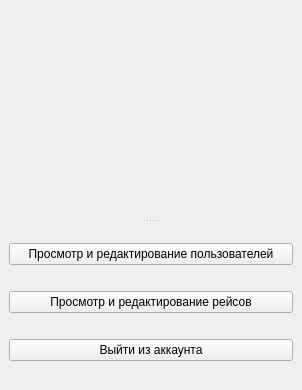
<?xml version="1.0" encoding="UTF-8"?>
<ui version="4.0">
 <class>AdminProfile</class>
 <widget class="QMainWindow" name="AdminProfile">
  <property name="geometry">
   <rect>
    <x>0</x>
    <y>0</y>
    <width>302</width>
    <height>390</height>
   </rect>
  </property>
  <property name="windowTitle">
   <string>AdminProfile</string>
  </property>
  <widget class="QWidget" name="centralwidget">
   <property name="sizePolicy">
    <sizepolicy hsizetype="Minimum" vsizetype="Fixed">
     <horstretch>0</horstretch>
     <verstretch>0</verstretch>
    </sizepolicy>
   </property>
   <layout class="QGridLayout" name="gridLayout">
    <item row="0" column="0">
     <widget class="QSplitter" name="splitter">
      <property name="orientation">
       <enum>Qt::Orientation::Vertical</enum>
      </property>
      <widget class="QLabel" name="label_image_2">
       <property name="sizePolicy">
        <sizepolicy hsizetype="Expanding" vsizetype="Expanding">
         <horstretch>0</horstretch>
         <verstretch>0</verstretch>
        </sizepolicy>
       </property>
       <property name="minimumSize">
        <size>
         <width>0</width>
         <height>104</height>
        </size>
       </property>
       <property name="font">
        <font>
         <family>Times New Roman</family>
         <pointsize>28</pointsize>
         <italic>true</italic>
         <bold>true</bold>
        </font>
       </property>
       <property name="contextMenuPolicy">
        <enum>Qt::ContextMenuPolicy::NoContextMenu</enum>
       </property>
       <property name="accessibleDescription">
        <string notr="true"/>
       </property>
       <property name="layoutDirection">
        <enum>Qt::LayoutDirection::LeftToRight</enum>
       </property>
       <property name="styleSheet">
        <string notr="true">image: url(:/icon/data/image/default_user.png);</string>
       </property>
       <property name="text">
        <string/>
       </property>
       <property name="alignment">
        <set>Qt::AlignmentFlag::AlignCenter</set>
       </property>
      </widget>
      <widget class="QWidget" name="layoutWidget">
       <layout class="QVBoxLayout" name="verticalLayout">
        <item>
         <widget class="QPushButton" name="but_users">
          <property name="sizePolicy">
           <sizepolicy hsizetype="Minimum" vsizetype="Fixed">
            <horstretch>0</horstretch>
            <verstretch>0</verstretch>
           </sizepolicy>
          </property>
          <property name="font">
           <font>
            <pointsize>9</pointsize>
           </font>
          </property>
          <property name="text">
           <string>Просмотр и редактирование пользователей</string>
          </property>
         </widget>
        </item>
        <item>
         <widget class="QPushButton" name="but_flight">
          <property name="sizePolicy">
           <sizepolicy hsizetype="Minimum" vsizetype="Fixed">
            <horstretch>0</horstretch>
            <verstretch>0</verstretch>
           </sizepolicy>
          </property>
          <property name="font">
           <font>
            <pointsize>9</pointsize>
           </font>
          </property>
          <property name="text">
           <string>Просмотр и редактирование рейсов</string>
          </property>
         </widget>
        </item>
        <item>
         <widget class="QPushButton" name="but_logout">
          <property name="sizePolicy">
           <sizepolicy hsizetype="Minimum" vsizetype="Fixed">
            <horstretch>0</horstretch>
            <verstretch>0</verstretch>
           </sizepolicy>
          </property>
          <property name="font">
           <font>
            <pointsize>9</pointsize>
           </font>
          </property>
          <property name="text">
           <string>Выйти из аккаунта</string>
          </property>
         </widget>
        </item>
       </layout>
      </widget>
     </widget>
    </item>
   </layout>
  </widget>
 </widget>
 <resources>
  <include location="../../res.qrc"/>
 </resources>
 <connections/>
</ui>
